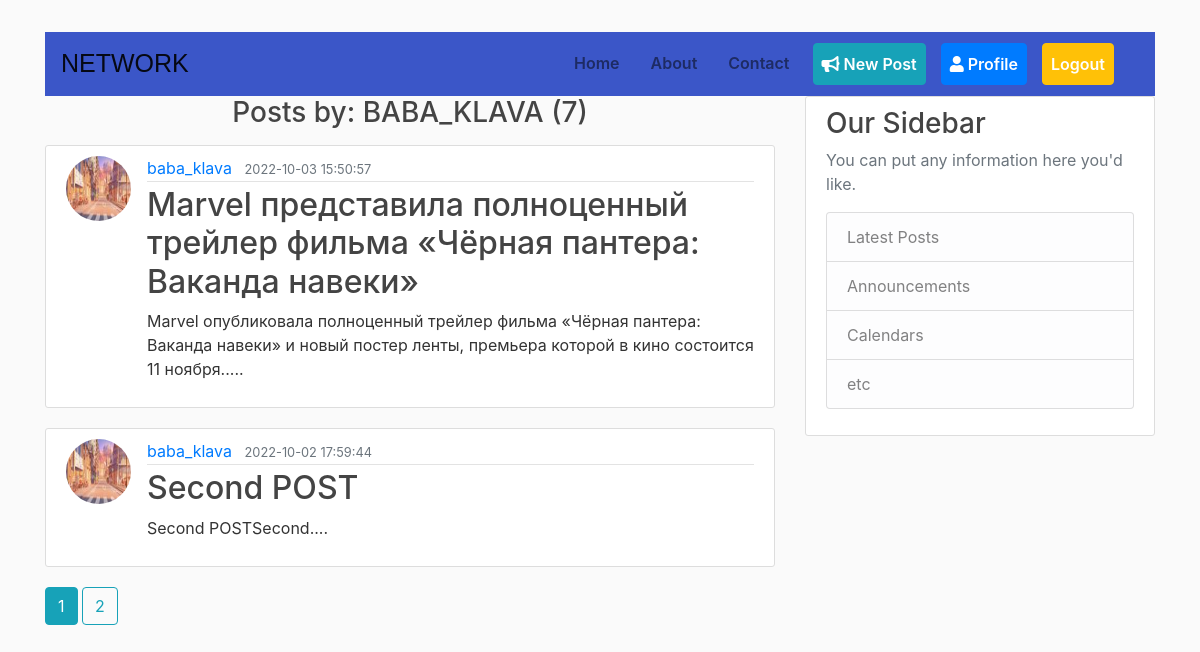
Page /user/baba_klava?page=2 (signed in) on the committed database.
### main/models.py (models this page shows, shortened)
class User(db.Model, UserMixin):
    id = db.Column(db.Integer, primary_key=True)
    username = db.Column(db.String(20), unique=True, nullable=False)
    email = db.Column(db.String(120), unique=True, nullable=False)
    image_file = db.Column(db.String(20),
                           nullable=False,
                           default='default.jpg')
    password = db.Column(db.String(60), nullable=False)
    posts = db.relationship('Post', backref='author', lazy=True)

class Post(db.Model):
    id = db.Column(db.Integer, primary_key=True)
    title = db.Column(db.String(100), nullable=False)
    data_posted = db.Column(db.DateTime,
                            nullable=False,
                            default=datetime.utcnow())
    content = db.Column(db.Text, nullable=False)
    post_picture = db.Column(db.String(20), nullable=True, default=None)
    user_id = db.Column(db.Integer, db.ForeignKey('user.id'), nullable=False)

### main/users/routes.py (the view)
@users.route("/user/<string:username>")
def user_posts(username):
    page = request.args.get('page', 1, type=int)
    user = User.query.filter_by(username=username).first_or_404()
    posts = Post.query.filter_by(author=user)\
        .order_by(Post.data_posted.desc())\
        .paginate(per_page=5, page=page)
    return render_template('user_posts.html', posts=posts, user=user)

### main/models.py (called while the page is built)
@login_manager.user_loader
def load_user(user_id):
    return User.query.get(int(user_id))

### main/templates/user_posts.html
{% extends "layout.html"%}
{% block content %}
<h3 style="text-align: center;" class="mb-3">Posts by: {{user.username.upper()}} ({{posts.total}})</h1>
{% for post in posts.items %}
<article class="media content-section">
    <img class="rounded-circle article-img"
        src="{{ url_for('static', filename = 'profile_pics/' + post.author.image_file) }}">
    <div class="media-body">
        <div class="article-metadata">
            <a class="mr-2" href="{{ url_for('users.user_posts', username=post.author.username )}}">{{ post.author.username }}</a>
            <small class="text-muted">{{ post.data_posted.strftime('%Y-%m-%d %H:%M:%S') }}</small>
        </div>
        <h2><a class="article-title" href="{{ url_for('posts.post', post_id=post.id)}}">{{ post.title }}</a></h2>
        <p class="article-content">{{ " ".join(post.content.split()[:20]) + "...." }}</p>
    </div>
</article>
{%endfor%}
<div class="paginate">
{% for page_num in posts.iter_pages(left_edge=1, right_edge=1, left_current=1, right_current=2) %}
    {% if page_num %}
        {% if posts.page == page_num %}
        <a class="btn btn-outline-info mb-4" href="{{ url_for('users.user_posts',username=user.username,page=page_num) }}">{{page_num}}</a>
        {% else %}
        <a class="btn btn-info mb-4" href="{{ url_for('users.user_posts',username=user.username,page=page_num) }}">{{page_num}}</a>
        {% endif %}
    {% else %}
        ...
    {% endif %}
{%endfor%}
</div>
{% endblock content%}
{% block menu %}
<div class="col-md-4">
    <div class="content-section">
        <h3>Our Sidebar</h3>
        <p class='text-muted'>You can put any information here you'd like.
        <ul class="list-group">
            <li class="list-group-item list-group-item-light">Latest Posts</li>
            <li class="list-group-item list-group-item-light">Announcements</li>
            <li class="list-group-item list-group-item-light">Calendars</li>
            <li class="list-group-item list-group-item-light">etc</li>
        </ul>
        </p>
    </div>
</div>
{% endblock menu%}

### main/static/postcss/posts_style.css (style rules this page uses)
body { background: #fafafa; color: #333333; margin-top: 2rem; }
h1, h2, h3, h4, h5, h6 { color: #444444; }
.content-section { background: #ffffff; padding: 10px 20px; border: 1px solid #dddddd; border-radius: 3px; margin-bottom: 20px; }
.article-title { color: #444444; }
.article-content { white-space: pre-line; }
.article-img { height: 65px; width: 65px; margin-right: 16px; }
.article-metadata { padding-bottom: 1px; margin-bottom: 4px; border-bottom: 1px solid #e3e3e3 }

### rows in the picture
User: username "BABA_KLAVA"
Post: image_file (picture), author.username "baba_klava", data_posted "2022-10-03 15:50:57", title "Marvel представила полноценный трейлер фильма «Чёрная пантера: Ваканда навеки»", content "Marvel опубликовала полноценный трейлер фильма «Чёрная пантера: Ваканда навеки» и новый постер ленты, премьера которой в кино состоится 11 ноября....."
Post: image_file (picture), author.username "baba_klava", data_posted "2022-10-02 17:59:44", title "Second POST", content "Second POSTSecond...."

### other values in the picture
{{ posts.total }} "7"
{{ page_num }} "1"
{{ page_num }} "2"
